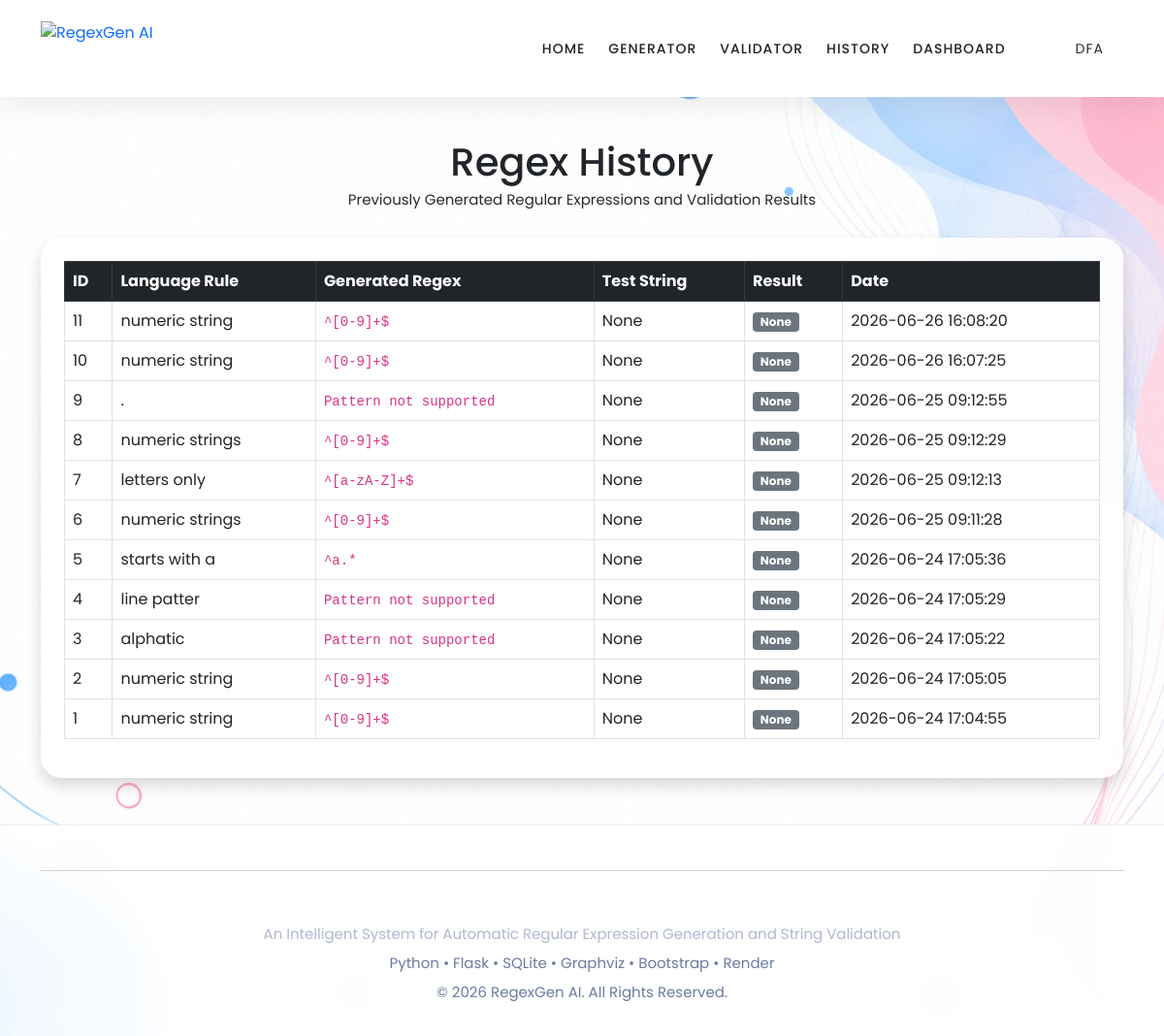
The app's page /history with its own data.
### tables this page shows
CREATE TABLE history (
    id INTEGER PRIMARY KEY AUTOINCREMENT,
    language_rule TEXT,
    generated_regex TEXT,
    test_string TEXT,
    result TEXT,
    created_at TIMESTAMP DEFAULT CURRENT_TIMESTAMP
);

### app.py (the view)
@app.route('/history')
def history():
    cursor.execute("""
    SELECT * FROM history
    ORDER BY id DESC
    """)
    records = cursor.fetchall()
    return render_template(
        'history.html',
        records=records
    )

### templates/history.html
{% extends "base.html" %}
{% block content %}
<div class="container mt-5">
    <div class="text-center mb-4">
        <h1>Regex History</h1>
        <p>
            Previously Generated Regular Expressions and Validation Results
        </p>
    </div>
    <div class="card shadow p-4">
        <div class="table-responsive">
            <table class="table table-bordered table-hover">
                <thead class="table-dark">
                    <tr>
                        <th>ID</th>
                        <th>Language Rule</th>
                        <th>Generated Regex</th>
                        <th>Test String</th>
                        <th>Result</th>
                        <th>Date</th>
                    </tr>
                </thead>
                <tbody>
                    {% for row in records %}
                    <tr>
                        <td>{{ row[0] }}</td>
                        <td>{{ row[1] }}</td>
                        <td>
                            <code>{{ row[2] }}</code>
                        </td>
                        <td>{{ row[3] }}</td>
                        <td>
                            {% if row[4] == "VALID" %}
                            <span class="badge bg-success">
                                VALID
                            </span>
                            {% elif row[4] == "INVALID" %}
                            <span class="badge bg-danger">
                                INVALID
                            </span>
                            {% else %}
                            <span class="badge bg-secondary">
                                {{ row[4] }}
                            </span>
                            {% endif %}
                        </td>
                        <td>{{ row[5] }}</td>
                    </tr>
                    {% endfor %}
                </tbody>
            </table>
        </div>
    </div>
</div>
{% endblock %}

### templates/base.html (shortened to what this page needs)
<!DOCTYPE html>
<html lang="en">
<head>
    <link href="{{ url_for('static', filename='vendor/bootstrap/css/bootstrap.min.css') }}" rel="stylesheet">
    <link rel="stylesheet" href="{{ url_for('static', filename='assets/css/fontawesome.css') }}">
    <link rel="stylesheet" href="{{ url_for('static', filename='assets/css/templatemo-plot-listing.css') }}">
    <link rel="stylesheet" href="{{ url_for('static', filename='assets/css/animated.css') }}">
    <link rel="stylesheet" href="{{ url_for('static', filename='assets/css/owl.css') }}">
    <link rel="stylesheet" href="{{ url_for('static', filename='assets/css/regexgen.css') }}">
</head>
<body>
    <header class="header-area header-sticky wow slideInDown">
        <div class="container">
            <div class="row">
                <div class="col-12">
                    <nav class="main-nav">
                        <a href="/" class="logo">
                            <img
                                src="{{ url_for('static', filename='assets/images/logo.png') }}"
                                alt="RegexGen AI"
                                style="height:70px;width:auto;">
                        </a>
                        <ul class="nav">
                            <li><a href="/">Home</a></li>
                            <li><a href="/generator">Generator</a></li>
                            <li><a href="/validator">Validator</a></li>
                            <li><a href="/history">History</a></li>
                            <li><a href="/dashboard">Dashboard</a></li>
                            <li><a href="/dfa">DFA</a></li>
                        </ul>
                    </nav>
                </div>
            </div>
        </div>
    </header>
    <div style="height:95px;"></div>
    {% block content %}
    {% endblock %}
    <footer class="text-center mt-5">
        <div class="container">
            <hr>
            <h3 style="color:white;font-weight:700;">
            </h3>
            <p style="color:#b0b8d1;">
                An Intelligent System for Automatic Regular Expression Generation
                and String Validation
            </p>
            <p style="color:#6c7aa0;">
                Python • Flask • SQLite • Graphviz • Bootstrap • Render
            </p>
            <p style="color:#6c7aa0;">
                © 2026 RegexGen AI. All Rights Reserved.
            </p>
        </div>
    </footer>
</body>
</html>

### static/assets/css/templatemo-plot-listing.css (style rules this page uses)
html, body, div, span, applet, object, iframe, h1, h2, h3, h4, h5, h6, p, blockquote, div pre, a, abbr, acronym, address, big, cite, code, del, dfn, em, font, img, ins, kbd, q, s, samp, small, strike, strong, sub, sup, tt, var, b, u, i, center, dl, dt, dd, ol, ul, li, figure, header, nav, section, article, aside, footer, figcaption { margin: 0; padding: 0; border: 0; outline: 0; }
ul, li { padding: 0; margin: 0; list-style: none; }
header, nav, section, article, aside, footer, hgroup { display: block; }
* { box-sizing: border-box; }
html, body { font-family: 'Montserrat', sans-serif; font-weight: 400; background-color: #fff; -ms-text-size-adjust: 100%; -webkit-font-smoothing: antialiased; -moz-osx-font-smoothing: grayscale; }
a { text-decoration: none !important; }
h1, h2, h3, h4, h5, h6 { margin-top: 0px; margin-bottom: 0px; }
ul { margin-bottom: 0px; }
p { font-size: 15px; line-height: 30px; color: #2a2a2a; }
img { margin-bottom: -3px; width: 100%; overflow: hidden; }
html, body { background: #fff; font-family: 'Montserrat', sans-serif; }
.header-area { background-color: transparent; border-bottom: 1px solid rgba(250,250,250,0.2); position: fixed; top: 0px; left: 0px; right: 0px; z-index: 100; height: 100px; -webkit-transition: all .5s ease 0s; -moz-transition: all .5s ease 0s; -o-transition: all .5s ease 0s; transition: all .5s ease 0s; }
.header-area .main-nav { min-height: 80px; background: transparent; }
.header-area .main-nav a.logo { background-image: url(../images/white-logo.png); width: 166px; height: 58px; display: inline-block; margin-top: 20px; }
.header-area .main-nav .nav { float: right; margin-top: 30px; margin-right: 0px; background-color: transparent; -webkit-transition: all 0.3s ease 0s; -moz-transition: all 0.3s ease 0s; -o-transition: all 0.3s ease 0s; transition: all 0.3s ease 0s; position: relative; z-index: 999; }
.header-area .main-nav .nav li { padding-left: 30px; padding-right: 30px; }
.header-area .main-nav .nav li:last-child { padding-right: 0px; padding-left: 40px; }
.header-area .main-nav .nav li:last-child a , .background-header .main-nav .nav li:last-child a { color: #2a2a2a !important; text-transform: capitalize; padding: 0px 20px; font-weight: 400; }
.header-area .main-nav .nav li a { display: block; font-weight: 500; font-size: 14px; color: #fff; text-transform: uppercase; -webkit-transition: all 0.3s ease 0s; -moz-transition: all 0.3s ease 0s; -o-transition: all 0.3s ease 0s; transition: all 0.3s ease 0s; height: 40px; line-height: 40px; border: transparent; letter-spacing: 1px; }
.header-area.header-sticky { min-height: 80px; }
.header-area .nav { margin-top: 30px; }
@media (max-width: 1200px) { .header-area .main-nav .nav li { padding-left: 12px; padding-right: 12px; } }
@media (max-width: 1200px) { .header-area .main-nav:before { display: none; } }
@media (min-width: 767px) { .header-area .main-nav .nav { display: flex !important; } }
footer { border-top: 1px solid #eee; padding-top: 80px; }
footer p, footer a { color: #2a2a2a; }

### static/assets/css/regexgen.css (style rules this page uses)
:root { --primary:#2563EB; --secondary:#06B6D4; --accent:#EC4899; --white:#ffffff; }
body { font-family:'Poppins',sans-serif; overflow-x:hidden; background-image:url("../images/banner-bg.jpg"); background-repeat:no-repeat; background-position:center center; background-size:cover; background-attachment:fixed; min-height:100vh; }
.header-area { background:rgb(255, 255, 255)!important; backdrop-filter:blur(15px); box-shadow:0 8px 30px rgba(0,0,0,.08); }
.main-nav ul li a { color:#222!important; font-weight:600; transition:.3s; }
.logo img { transition:.35s; }
.card, .popular-item, .featured-item, .item { background:rgba(255,255,255,.88)!important; border:none; border-radius:22px; backdrop-filter:blur(12px); transition:.35s; box-shadow:0 8px 30px rgba(0,0,0,.08); }
table { background:#fff; }
.table-dark { background:#2563EB!important; }
footer { background:rgba(255,255,255,.85); backdrop-filter:blur(12px); color:#555; padding:30px; margin-top:70px; }

### records on screen
history: id "11", language_rule "numeric string", generated_regex "^[0-9]+$", row "None", created_at "2026-06-26 16:08:20"
history: id "10", language_rule "numeric string", generated_regex "^[0-9]+$", row "None", created_at "2026-06-26 16:07:25"
history: id "9", language_rule ".", generated_regex "Pattern not supported", row "None", created_at "2026-06-25 09:12:55"
history: id "8", language_rule "numeric strings", generated_regex "^[0-9]+$", row "None", created_at "2026-06-25 09:12:29"
history: id "7", language_rule "letters only", generated_regex "^[a-zA-Z]+$", row "None", created_at "2026-06-25 09:12:13"
history: id "6", language_rule "numeric strings", generated_regex "^[0-9]+$", row "None", created_at "2026-06-25 09:11:28"
history: id "5", language_rule "starts with a", generated_regex "^a.*", row "None", created_at "2026-06-24 17:05:36"
history: id "4", language_rule "line patter", generated_regex "Pattern not supported", row "None", created_at "2026-06-24 17:05:29"
history: id "3", language_rule "alphatic", generated_regex "Pattern not supported", row "None", created_at "2026-06-24 17:05:22"
history: id "2", language_rule "numeric string", generated_regex "^[0-9]+$", row "None", created_at "2026-06-24 17:05:05"
history: id "1", language_rule "numeric string", generated_regex "^[0-9]+$", row "None", created_at "2026-06-24 17:04:55"
